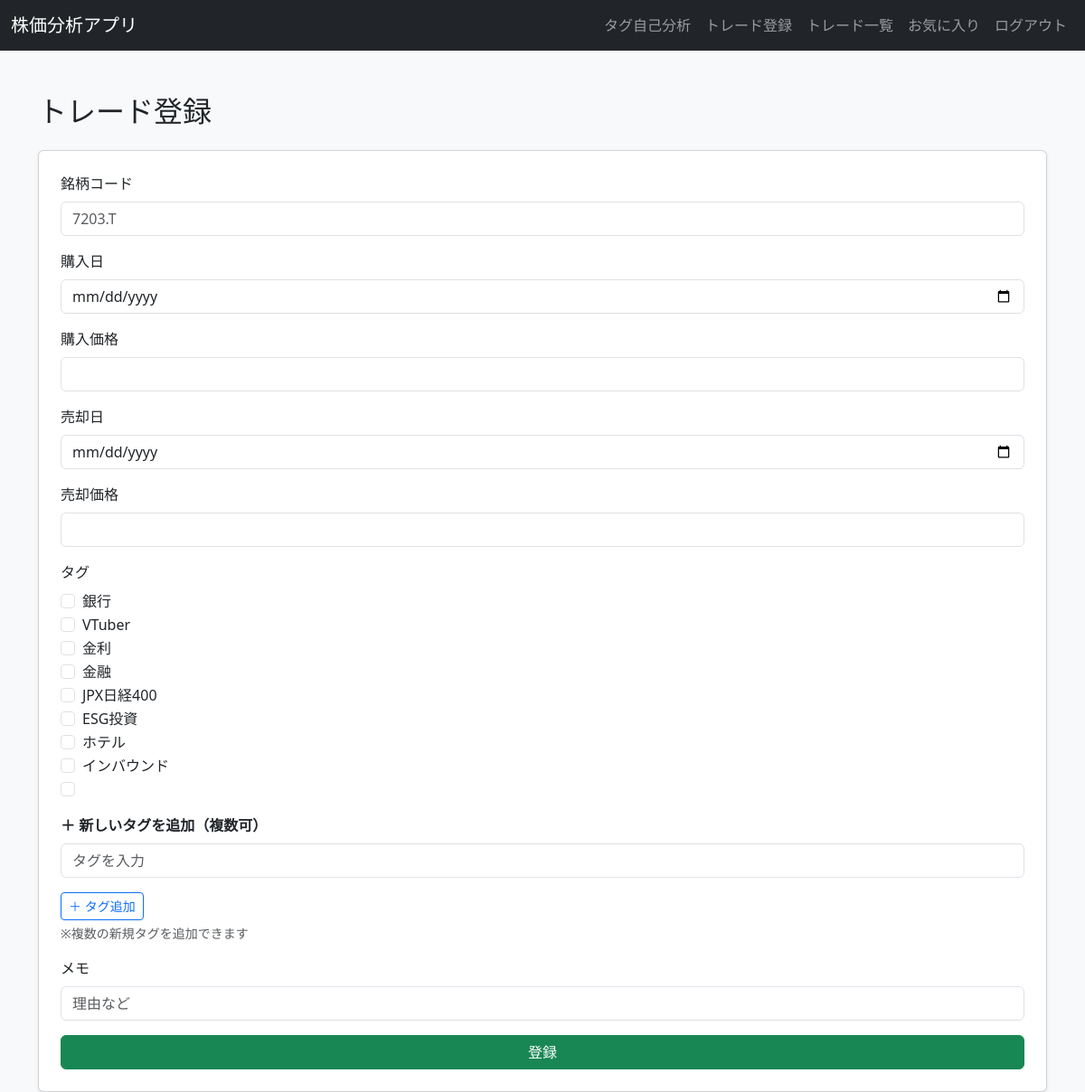
The page /trade (signed in) on the database its author committed.
### tables this page shows
CREATE TABLE tags (
        id INTEGER PRIMARY KEY AUTOINCREMENT,
        name TEXT UNIQUE
    );

### router/trade_view.py (the view)
@router.get("/trade")
def trade_page(
    request: Request,
    db = Depends(get_db),
    user_id = Depends(get_current_user)
):
    cursor = db.cursor()
    cursor.execute("SELECT * FROM tags")
    tags = cursor.fetchall()
    return templates.TemplateResponse("trade.html", {
        "request": request,
        "tags": tags
    })

### templates/trade.html (shortened to what this page needs)
<!DOCTYPE html>
<html>
<head>
    <link
      href="https://cdn.jsdelivr.net/npm/bootstrap@5.3.3/dist/css/bootstrap.min.css"
      rel="stylesheet"
    />
</head>
<body class="bg-light">
<nav class="navbar navbar-expand-lg navbar-dark bg-dark">
  <div class="container-fluid">
    <a class="navbar-brand" href="/">株価分析アプリ</a>
    <div class="collapse navbar-collapse" id="navbarNav">
      <ul class="navbar-nav ms-auto">
        <li class="nav-item">
          <a class="nav-link" href="/tag-analysis">タグ自己分析</a>
        </li>
        <li class="nav-item">
          <a class="nav-link" href="/trade">トレード登録</a>
        </li>
        <li class="nav-item">
            <a class="nav-link" href="/trades">トレード一覧</a>
        </li>
        <li class="nav-item">
          <a class="nav-link" href="/favorites">お気に入り</a>
        </li>
        <li class="nav-item">
          <a class="nav-link" href="/logout">ログアウト</a>
        </li>
      </ul>
    </div>
  </div>
</nav>
<div class="container mt-5">
    <h2 class="mb-4">トレード登録</h2>
    <div class="card shadow-sm p-4">
        <form method="post" action="/trade">
            <div class="mb-3">
                <label class="form-label">銘柄コード</label>
                <input type="text" name="stock_code" class="form-control" placeholder="7203.T" required>
            </div>
            <div class="mb-3">
                <label class="form-label">購入日</label>
                <input type="date" name="buy_date" class="form-control" required>
            </div>
            <div class="mb-3">
                <label class="form-label">購入価格</label>
                <input type="number" step="0.01" name="buy_price" class="form-control" required>
            </div>
            <div class="mb-3">
                <label class="form-label">売却日</label>
                <input type="date" name="sell_date" class="form-control" required>
            </div>
            <div class="mb-3">
                <label class="form-label">売却価格</label>
                <input type="number" step="0.01" name="sell_price" class="form-control" required>
            </div>
            <div class="mb-3">
              <label class="form-label">タグ</label><br>
              {% for tag in tags %}
                <div class="form-check">
                  <input class="form-check-input" type="checkbox"
                    name="tag_ids"
                    value="{{ tag.id }}">
                  <label class="form-check-label">
                    {{ tag.name }}
                  </label>
                </div>
              {% endfor %}
            </div>
            <div class="mb-3">
              <label class="form-label fw-bold">＋ 新しいタグを追加（複数可）</label>
              <div id="new-tags-container">
                <input type="text" name="new_tags" class="form-control mb-2" placeholder="タグを入力">
              </div>
              <button type="button" class="btn btn-outline-primary btn-sm mt-2" onclick="addTagField()">
                ＋ タグ追加
              </button>
              <div class="form-text">
                ※複数の新規タグを追加できます
              </div>
            </div>
            <div class="mb-3">
                <label class="form-label">メモ</label>
                <input type="text" name="memo" class="form-control" placeholder="理由など">
            </div>
            <button type="submit" class="btn btn-success w-100">
                登録
            </button>
        </form>
    </div>
</div>
</body>
</html>

### rows shown on the page
tags: name "銀行"
tags: name "VTuber"
tags: name "金利"
tags: name "金融"
tags: name "JPX日経400"
tags: name "ESG投資"
tags: name "ホテル"
tags: name "インバウンド"
